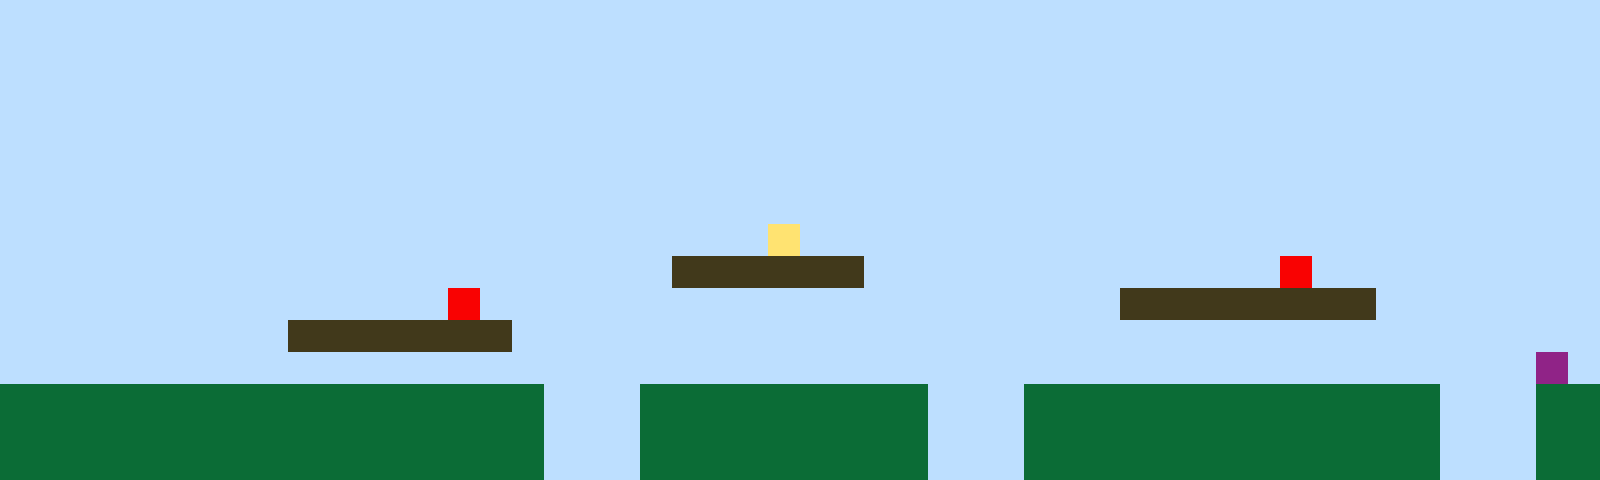

A level layout from a 2D game, rendered from its tile map. Below: a short description, then the map file with its tile-grid data intact:
An orthogonal 50x15 tile map with 32x32 px tiles, 1 tile layer (Tile Layer 1).

<map version="1.10" tiledversion="1.11.2" orientation="orthogonal" renderorder="right-up" width="50" height="15" tilewidth="32" tileheight="32" infinite="0" nextlayerid="2" nextobjectid="1"><editorsettings><export target="map1.csv" format="csv" /></editorsettings><tileset firstgid="1" name="sprites" tilewidth="32" tileheight="32" tilecount="6" columns="3"><image source="sprites.png" width="96" height="64" /></tileset><layer id="1" name="Tile Layer 1" width="50" height="15"><data encoding="csv">1,1,1,1,1,1,1,1,1,1,1,1,1,1,1,1,1,1,1,1,1,1,1,1,1,1,1,1,1,1,1,1,1,1,1,1,1,1,1,1,1,1,1,1,1,1,1,1,1,1,1,1,1,1,1,1,1,1,1,1,1,1,1,1,1,1,1,1,1,1,1,1,1,1,1,1,1,1,1,1,1,1,1,1,1,1,1,1,1,1,1,1,1,1,1,1,1,1,1,1,1,1,1,1,1,1,1,1,1,1,1,1,1,1,1,1,1,1,1,1,1,1,1,1,1,1,1,1,1,1,1,1,1,1,1,1,1,1,1,1,1,1,1,1,1,1,1,1,1,1,1,1,1,1,1,1,1,1,1,1,1,1,1,1,1,1,1,1,1,1,1,1,1,1,1,1,1,1,1,1,1,1,1,1,1,1,1,1,1,1,1,1,1,1,1,1,1,1,1,1,1,1,1,1,1,1,1,1,1,1,1,1,1,1,1,1,1,1,1,1,1,1,1,1,1,1,1,1,1,1,1,1,1,1,1,1,1,1,1,1,1,1,1,1,1,1,1,1,1,1,1,1,1,1,1,1,1,1,1,1,1,1,1,1,1,1,1,1,1,1,1,1,1,1,1,1,1,1,1,1,1,1,1,1,1,1,1,1,1,1,1,1,1,1,1,1,1,1,1,1,1,1,1,1,1,1,1,1,1,1,1,1,1,1,1,1,1,1,1,1,1,1,1,1,1,1,1,1,1,1,1,1,1,1,1,1,1,1,1,1,1,1,1,1,1,1,1,1,1,1,1,1,1,1,1,1,1,1,1,1,1,1,1,1,1,1,1,1,1,1,1,1,1,1,4,1,1,1,1,1,1,1,1,1,1,1,1,1,1,1,1,1,1,1,1,1,1,1,1,1,1,1,1,1,1,1,1,1,1,1,1,1,1,1,1,1,1,1,1,1,1,3,3,3,3,3,3,1,1,1,1,1,1,1,1,1,1,1,1,1,5,1,1,1,1,1,1,1,1,1,1,1,1,1,1,1,1,1,1,1,1,1,1,1,5,1,1,1,1,1,1,1,1,1,1,1,1,1,1,1,1,1,1,1,1,3,3,3,3,3,3,3,3,1,1,1,1,1,1,1,1,1,1,1,1,1,1,1,1,3,3,3,3,3,3,3,1,1,1,1,1,1,1,1,1,1,1,1,1,1,1,1,1,1,1,1,1,1,1,1,1,1,1,1,1,1,1,1,1,1,1,1,1,1,1,1,1,1,1,1,1,1,1,1,1,1,1,1,1,1,1,1,1,1,1,1,1,1,1,1,1,1,1,1,1,1,1,1,1,1,1,1,1,1,1,1,1,1,6,1,2,2,2,2,2,2,2,2,2,2,2,2,2,2,2,2,2,1,1,1,2,2,2,2,2,2,2,2,2,1,1,1,2,2,2,2,2,2,2,2,2,2,2,2,2,1,1,1,2,2,2,2,2,2,2,2,2,2,2,2,2,2,2,2,2,2,2,1,1,1,2,2,2,2,2,2,2,2,2,1,1,1,2,2,2,2,2,2,2,2,2,2,2,2,2,1,1,1,2,2,2,2,2,2,2,2,2,2,2,2,2,2,2,2,2,2,2,1,1,1,2,2,2,2,2,2,2,2,2,1,1,1,2,2,2,2,2,2,2,2,2,2,2,2,2,1,1,1,2,2</data></layer></map>
